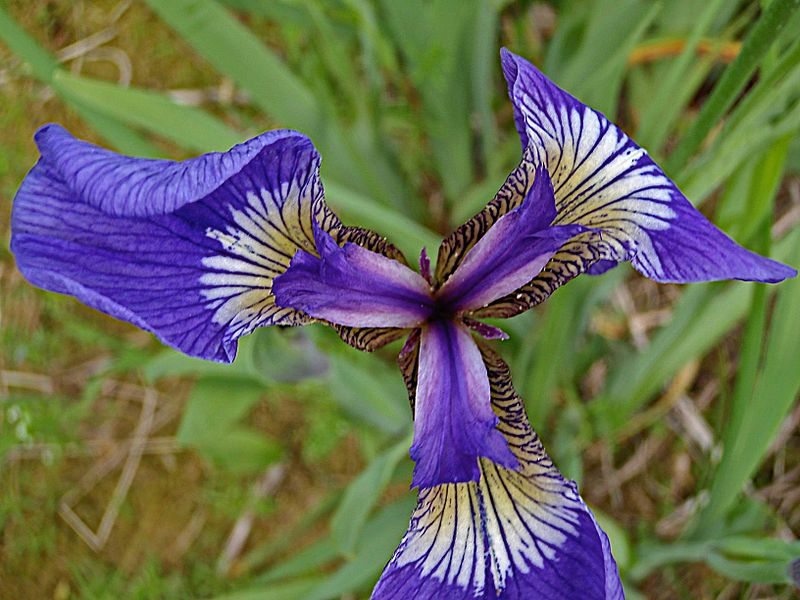
#> input picture assignment_2/iris-1.jpg, 800 x 600 px
$ jupyter execute --allow-errors assignment_2.ipynb
#> lines starting #> are read from the running program, lines starting #| are printed output that depends on the picture
[cell 1]
import cv2
import numpy as np
import matplotlib.pyplot as plt

[cell 2]
# Orginal image

image = cv2.imread('iris-1.jpg')
#> image is the input picture: shape (600, 800, 3); mean B, G, R 86.8, 107.1, 104.6

plt.imshow(cv2.cvtColor(image, cv2.COLOR_BGR2RGB))
plt.axis('off')
plt.show()

[cell 3]
# 1. Padding: make boarder around the image

replicate = cv2.copyMakeBorder(image, 100, 100, 100, 100, cv2.BORDER_REFLECT)
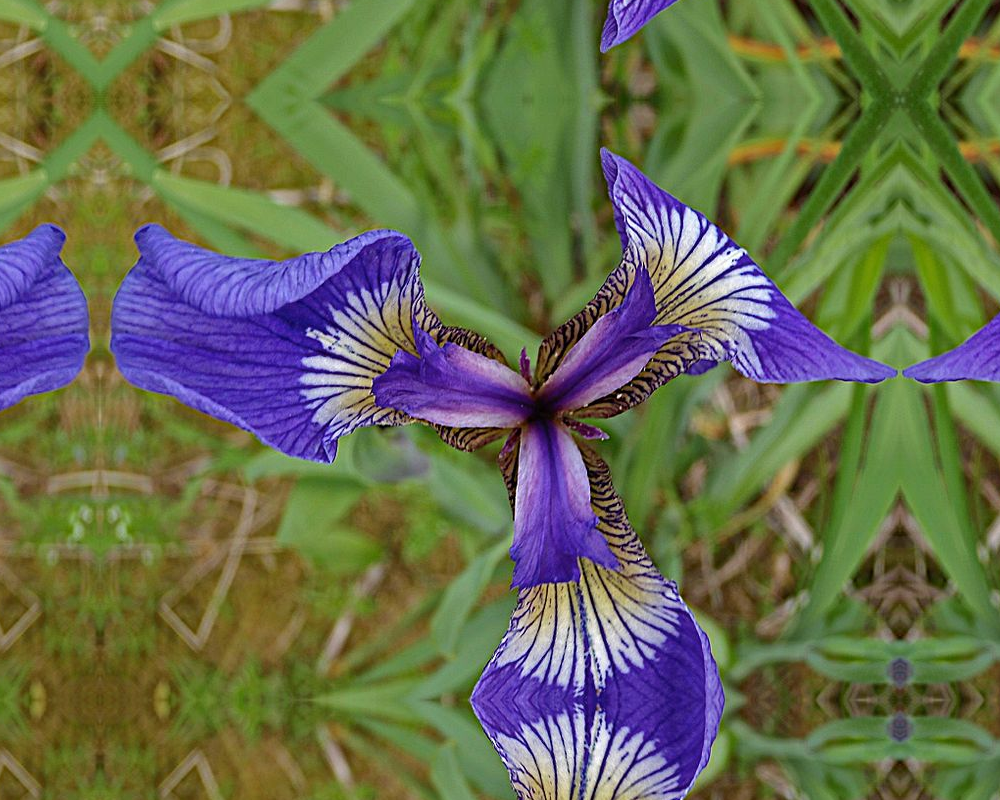
#> replicate: shape (800, 1000, 3); mean B, G, R 79.1, 108.9, 103.9

plt.subplot(1, 2, 1), plt.imshow(cv2.cvtColor(image, cv2.COLOR_BGR2RGB)), plt.axis('off')
plt.subplot(1, 2, 2), plt.imshow(cv2.cvtColor(replicate, cv2.COLOR_BGR2RGB)), plt.axis('off')
plt.show()
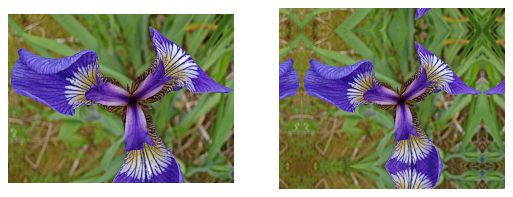
#> figure drawn by matplotlib, 2 panels

[cell 4]
# 2. Cropping: crop the image to a specific region

cropped = image[400:250, 500:250]
#> cropped = empty array

plt.subplot(1, 2, 1), plt.imshow(cv2.cvtColor(image, cv2.COLOR_BGR2RGB)), plt.axis('off')
#> (the rest of this cell did not finish here and is left out)

[cell 5]
# 3. Resize: resize the image to a specific size

resized = cv2.resize(image, (200, 200))
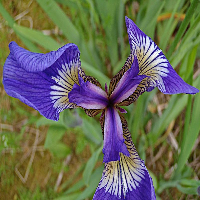
#> resized: shape (200, 200, 3); mean B, G, R 87.1, 107.4, 104.9

plt.subplot(1, 2, 1), plt.imshow(cv2.cvtColor(image, cv2.COLOR_BGR2RGB)), plt.axis('off')
plt.subplot(1, 2, 2), plt.imshow(cv2.cvtColor(resized, cv2.COLOR_BGR2RGB)), plt.axis('off')
plt.show()
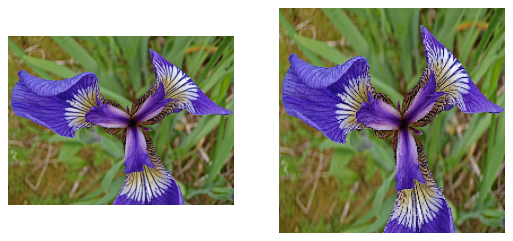
#> figure drawn by matplotlib, 2 panels

[cell 6]
# 4. Manual copy: copy the image

empty_picture_array = np.zeros((image.shape[0], image.shape[1], 3), dtype=np.uint8)

np.copyto(empty_picture_array, image)

plt.subplot(1, 2, 1), plt.imshow(cv2.cvtColor(image, cv2.COLOR_BGR2RGB)), plt.axis('off')
plt.subplot(1, 2, 2), plt.imshow(cv2.cvtColor(empty_picture_array, cv2.COLOR_BGR2RGB)), plt.axis('off')
plt.show()

[cell 7]
# 5. Color to Greyscale

grayscale = cv2.cvtColor(image, cv2.COLOR_BGR2GRAY)
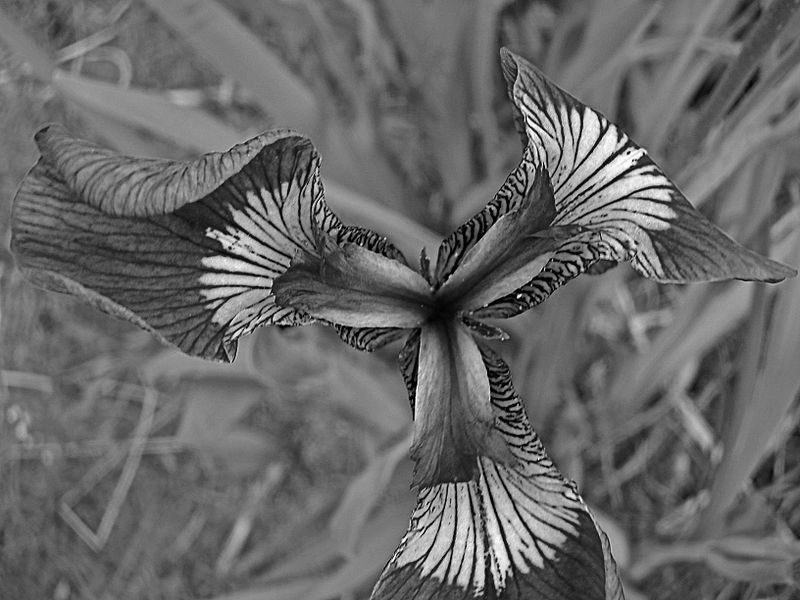
#> grayscale: shape (600, 800); min 0, max 255, mean 104.1

plt.subplot(1, 2, 1), plt.imshow(cv2.cvtColor(image, cv2.COLOR_BGR2RGB)), plt.axis('off')
plt.subplot(1, 2, 2), plt.imshow(grayscale, cmap='gray'), plt.axis('off')
plt.show()

[cell 8]
# 6. Color to HSV

hsv = cv2.cvtColor(image, cv2.COLOR_BGR2HSV)
#> hsv: shape (600, 800, 3); mean H, S, V 59.7, 139.4, 133.9

plt.subplot(1, 2, 1), plt.imshow(cv2.cvtColor(image, cv2.COLOR_BGR2RGB)), plt.axis('off')
plt.subplot(1, 2, 2), plt.imshow(hsv), plt.axis('off')
plt.show()

[cell 9]
# 7. Color shift

empty_picture_array = np.zeros((image.shape[0], image.shape[1], 3), dtype=np.uint8)

np.copyto(empty_picture_array, image)

empty_picture_array[:, :, 0] += 50  # Set the blue channel to 0
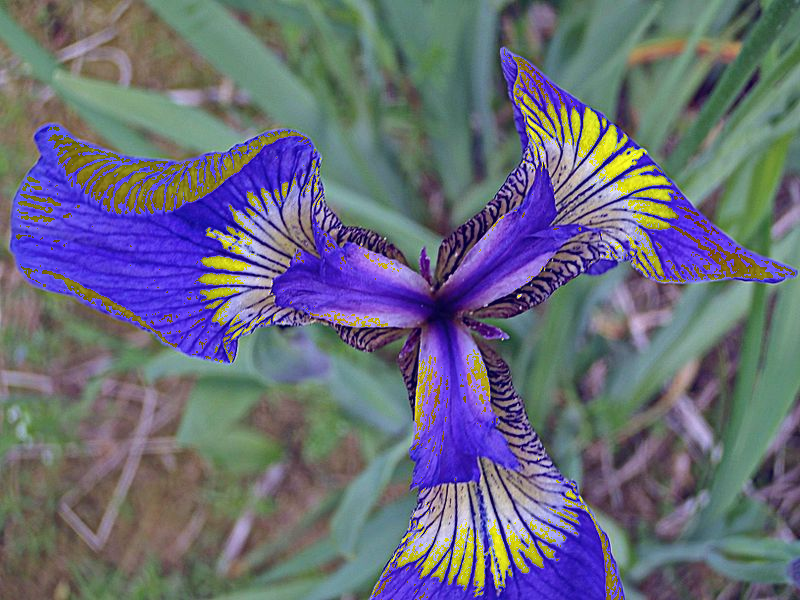
#> empty_picture_array: shape (600, 800, 3); mean B, G, R 122.9, 107.1, 104.6
empty_picture_array[:, 0, :] += 50  # Set the green channel to 0
empty_picture_array[0, :, :] += 50  # Set the red channel to 0
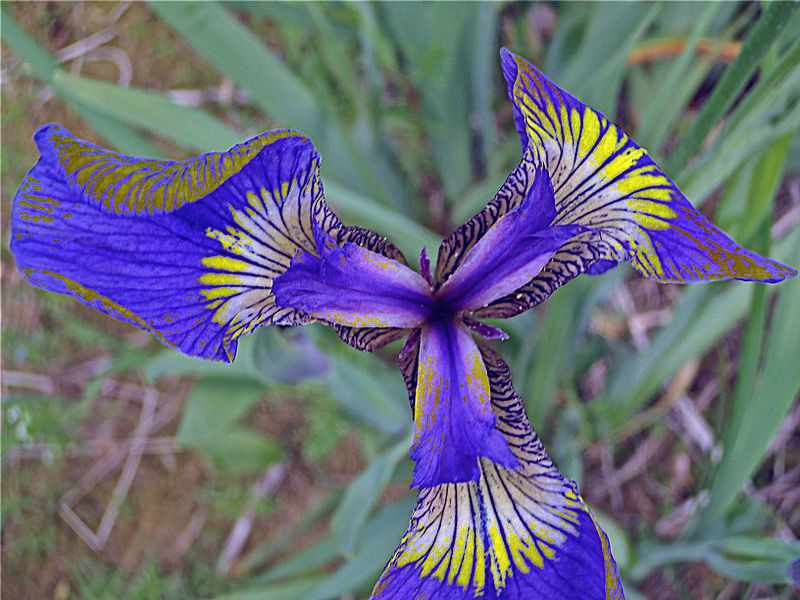
#> empty_picture_array: shape (600, 800, 3); mean B, G, R 123, 107.3, 104.8

plt.subplot(1, 2, 1), plt.imshow(cv2.cvtColor(image, cv2.COLOR_BGR2RGB)), plt.axis('off')
plt.subplot(1, 2, 2), plt.imshow(cv2.cvtColor(empty_picture_array, cv2.COLOR_BGR2RGB)), plt.axis('off')
plt.show()
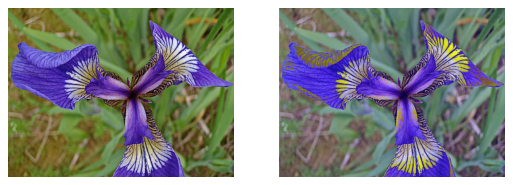
#> figure drawn by matplotlib, 2 panels

[cell 10]
# 8. Smoothing: apply a blur to the image

blurred = cv2.GaussianBlur(image, (15, 15), 0)
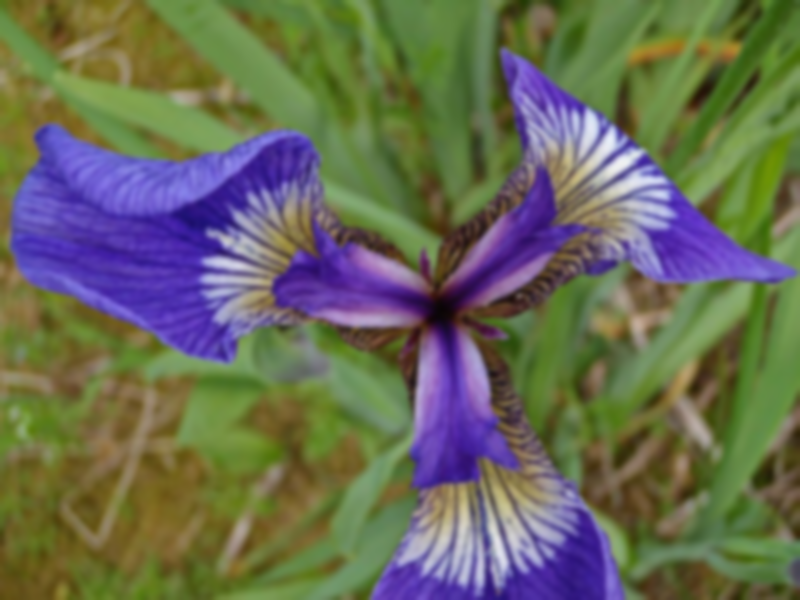
#> blurred: shape (600, 800, 3); mean B, G, R 86.8, 107.1, 104.6

plt.subplot(1, 2, 1), plt.imshow(cv2.cvtColor(image, cv2.COLOR_BGR2RGB)), plt.axis('off')
plt.subplot(1, 2, 2), plt.imshow(cv2.cvtColor(blurred, cv2.COLOR_BGR2RGB)), plt.axis('off')
plt.show()
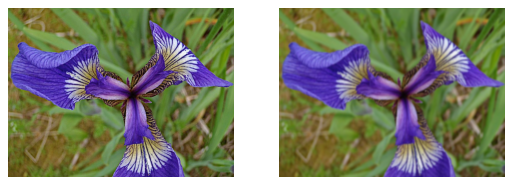
#> figure drawn by matplotlib, 2 panels
